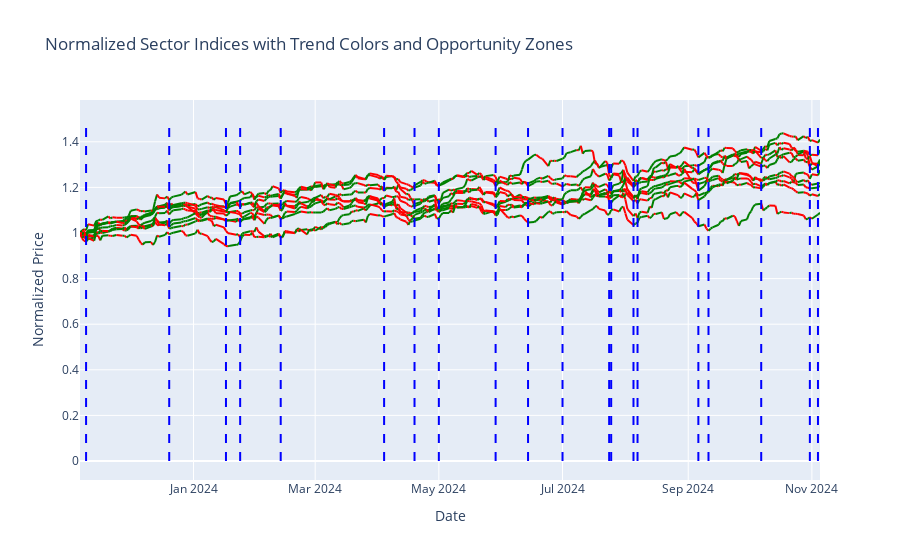

Notebook code for this chart:
### Code cell
import yfinance as yf
import pandas as pd
import plotly.graph_objects as go
from scipy.signal import argrelextrema
import numpy as np

# Define sectors and representative ETFs (Exchange Traded Funds) for each sector
sector_etfs = {
    "Technology": "XLK",
    "Finance": "XLF",
    "Healthcare": "XLV",
    "Energy": "XLE",
    "Consumer Discretionary": "XLY",
    "Consumer Staples": "XLP",
    "Utilities": "XLU",
    "Materials": "XLB",
    "Real Estate": "XLRE",
    "Industrials": "XLI"
}

# Download historical data for the ETFs
sector_data = yf.download(list(sector_etfs.values()), period="1y")["Adj Close"]

# Normalize the price data (set the first value to 1 for comparison)
normalized_data = sector_data / sector_data.iloc[0]

# Function to find local minima and maxima
def find_extrema(data, order=5):
    local_min = argrelextrema(data.values, np.less, order=order)[0]
    local_max = argrelextrema(data.values, np.greater, order=order)[0]
    return local_min, local_max

# Function to segment data based on upward or downward trend
def segment_trend(data):
    segments = []
    for i in range(1, len(data)):
        color = 'green' if data[i] > data[i-1] else 'red'
        segments.append((data.index[i-1:i+1], data[i-1:i+1], color))
    return segments

# Store dips and peaks across all sectors to detect opportunity zones
sector_min_dates = []

# Create a figure to plot all sectors
fig = go.Figure()

for sector, etf in sector_etfs.items():
    data = normalized_data[etf]

    # Find local minima (dips) and maxima (tops)
    local_min, local_max = find_extrema(data)
    
    # Save local minima dates for all sectors to detect multi-sector dips later
    sector_min_dates.extend(data.index[local_min])
    
    # Break the line into segments and color them based on trend (up or down)
    segments = segment_trend(data)
    for x_values, y_values, color in segments:
        fig.add_trace(go.Scatter(
            x=x_values,
            y=y_values,
            mode='lines',
            line=dict(color=color),
            name=f"{sector} ({etf})",
            showlegend=False,
            hovertemplate=f"<b>{sector} ({etf})</b><br>Date: %{{x}}<br>Price: %{{y:.2f}}<extra></extra>"
        ))

# Detect multi-sector dips (more than 3 sectors moving down)
sector_min_dates = pd.Series(sector_min_dates).value_counts()
multi_sector_dips = sector_min_dates[sector_min_dates >= 3].index

# Add vertical lines for multi-sector dips (sell-off opportunities)
for dip_date in multi_sector_dips:
    fig.add_trace(go.Scatter(
        x=[dip_date, dip_date],
        y=[0, 1.5],
        mode='lines',
        line=dict(color='blue', width=2, dash='dash'),
        name='Opportunity Zone',
        hovertemplate=f"<b>Multi-Sector Opportunity</b><br>Date: {dip_date}<extra></extra>",
        showlegend=False
    ))

# Layout options to enhance readability
fig.update_layout(
    title="Normalized Sector Indices with Trend Colors and Opportunity Zones",
    xaxis_title="Date",
    yaxis_title="Normalized Price",
    hovermode="x unified",
    legend_title="Sector",
    showlegend=False
)

# Show the chart
fig.show()
